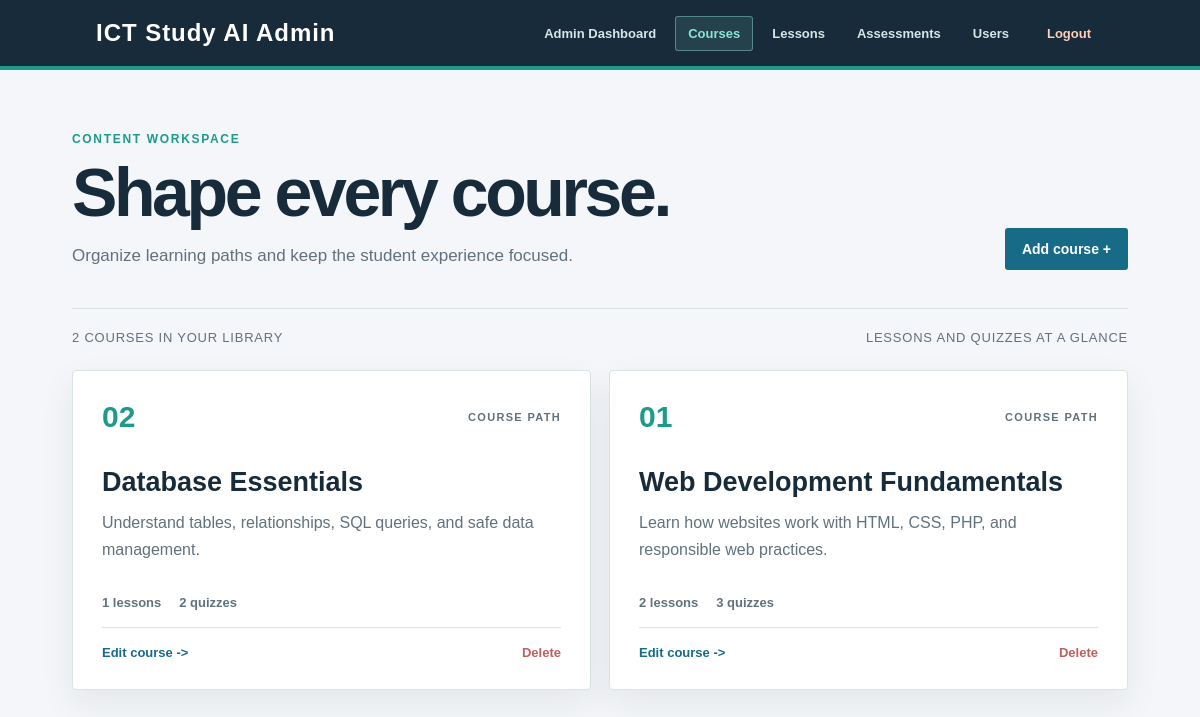
The page /admin/courses.php (signed in) on the database its author committed.
### tables this page shows
CREATE TABLE courses (
    id INT AUTO_INCREMENT PRIMARY KEY,
    title VARCHAR(150) NOT NULL,
    description TEXT NOT NULL,
    created_at TIMESTAMP DEFAULT CURRENT_TIMESTAMP
);

### admin/courses.php (the view, shortened to what this page needs)
<?php
require_once "../config/database.php";
$sql = "
    SELECT
        courses.id,
        courses.title,
        courses.description,
        COUNT(DISTINCT lessons.id) AS lesson_count,
        COUNT(DISTINCT quizzes.id) AS quiz_count
    FROM courses
    LEFT JOIN lessons
        ON lessons.course_id = courses.id
    LEFT JOIN quizzes
        ON quizzes.course_id = courses.id
    GROUP BY courses.id, courses.title, courses.description
    ORDER BY courses.id DESC
";
$result = $conn->query($sql);
?>
<!DOCTYPE html>
<html lang="en">
<head>
    <link rel="stylesheet"
          href="../css/style.css">
</head>
<body>
<nav class="navbar admin-navbar">
    <div class="logo">
        ICT Study AI Admin
    </div>
    <div class="nav-links">
        <a href="index.php">
            Admin Dashboard
        </a>
        <a href="courses.php" class="active" aria-current="page">
            Courses
        </a>
        <a href="lessons.php">
            Lessons
        </a>
        <a href="assessments.php">
            Assessments
        </a>
        <a href="users.php">
            Users
        </a>
        <a href="../auth/logout.php">
            Logout
        </a>
    </div>
</nav>
<main class="admin-courses-page">
    <div class="admin-courses-header">
        <div>
            <p class="eyebrow">CONTENT WORKSPACE</p>
            <h1>Shape every course.</h1>
            <p>Organize learning paths and keep the student experience focused.</p>
        </div>
        <a href="add_course.php" class="admin-primary-button">
            Add course <span aria-hidden="true">+</span>
        </a>
    </div>
    <div class="admin-courses-meta">
        <span><?= $result->num_rows ?> courses in your library</span>
        <span>Lessons and quizzes at a glance</span>
    </div>
    <div class="admin-courses-grid">
        <?php if ($result->num_rows > 0): ?>
        <?php while ($course = $result->fetch_assoc()): ?>
            <article class="admin-course-card">
                <div class="admin-course-topline">
                    <span class="admin-course-number">
                        <?= str_pad((string)$course["id"], 2, "0", STR_PAD_LEFT) ?>
                    </span>
                    <span>COURSE PATH</span>
                </div>
                <h2>
                    <?= htmlspecialchars($course["title"]) ?>
                </h2>
                <p>
                    <?= htmlspecialchars($course["description"]) ?>
                </p>
                <div class="admin-course-meta">
                    <span><?= (int)$course["lesson_count"] ?> lessons</span>
                    <span><?= (int)$course["quiz_count"] ?> quizzes</span>
                </div>
                <div class="admin-course-actions">
                    <a
                        href="edit_course.php?id=<?= $course["id"] ?>"
                        class="admin-edit-link"
                    >
                        Edit course <span aria-hidden="true">-&gt;</span>
                    </a>
                    <a
                        href="delete_course.php?id=<?= $course["id"] ?>"
                        class="admin-delete-link"
                        onclick="return confirm('Are you sure you want to delete this course?');"
                    >
                        Delete
                    </a>
                </div>
            </article>
        <?php endwhile; ?>
        <?php endif; ?>
    </div>
</main>
</body>
</html>

### css/style.css (style rules this page uses)
* { margin: 0; padding: 0; box-sizing: border-box; user-select: none; }
body { font-family: Arial, sans-serif; background: #f5f7fb; color: #222; user-select: none; }
.navbar { height: 70px; background: #1e3a8a; display: flex; align-items: center; justify-content: space-between; padding: 0 8%; }
.logo { color: white; font-size: 24px; font-weight: bold; }
.navbar a { color: white; text-decoration: none; }
* { margin: 0; padding: 0; box-sizing: border-box; }
body { font-family: Arial, sans-serif; background: #f4f6f9; color: #222; }
:root { --course-ink: #172b3a; --course-muted: #61717d; --course-blue: #176b87; --course-teal: #1d9a8a; --course-pale: #e8f3f1; --course-line: #d8e3e2; --course-paper: #fbfcfa; }
.eyebrow { color: var(--course-teal); font-size: 12px; font-weight: 800; letter-spacing: .14em; margin-bottom: 13px; }
.admin-navbar { background: var(--course-ink); border-bottom: 4px solid var(--course-teal); }
.admin-navbar .logo { letter-spacing: .04em; }
.admin-navbar .nav-links { display: flex; align-items: center; gap: 6px; }
.admin-navbar .nav-links a { padding: 9px 12px; border: 1px solid transparent; border-radius: 3px; color: #d7e6e7; font-size: 13px; font-weight: 700; text-decoration: none; transition: background .2s ease, border-color .2s ease, color .2s ease; }
.admin-navbar .nav-links a:hover, .admin-navbar .nav-links a.active { background: rgba(142, 227, 213, .12); border-color: rgba(142, 227, 213, .45); color: #8ee3d5; }
.admin-navbar .nav-links a:last-child { margin-left: 6px; color: #ffcfb8; }
.admin-primary-button { display: inline-block; flex: 0 0 auto; padding: 13px 17px; background: var(--course-blue); color: white; border-radius: 3px; font-size: 14px; font-weight: 800; text-decoration: none; transition: background .2s ease, transform .2s ease; }
.admin-edit-link, .admin-delete-link { font-size: 13px; font-weight: 800; text-decoration: none; }
.admin-edit-link { color: var(--course-blue); }
.admin-delete-link { color: #bd5f5f; }
.admin-home, .admin-courses-page { width: min(1120px, 88%); margin: 0 auto; padding: 62px 0 90px; }
.admin-courses-header { display: flex; align-items: flex-end; justify-content: space-between; gap: 35px; padding-bottom: 38px; border-bottom: 1px solid var(--course-line); }
.admin-courses-header h1 { margin-bottom: 16px; color: var(--course-ink); font-size: clamp(40px, 6vw, 68px); line-height: .98; letter-spacing: -.05em; }
.admin-courses-header p:last-child { max-width: 600px; color: var(--course-muted); font-size: 17px; line-height: 1.65; }
.admin-courses-meta { display: flex; justify-content: space-between; padding: 21px 0 25px; color: var(--course-muted); font-size: 13px; letter-spacing: .06em; text-transform: uppercase; }
.admin-courses-grid { display: grid; grid-template-columns: repeat(2, minmax(0, 1fr)); gap: 18px; }
.admin-course-card { min-height: 320px; display: flex; flex-direction: column; padding: 29px; background: white; border: 1px solid var(--course-line); border-radius: 4px; box-shadow: 0 14px 35px rgba(23, 43, 58, .07); transition: transform .2s ease, box-shadow .2s ease; }
.admin-course-topline { display: flex; align-items: center; justify-content: space-between; color: var(--course-muted); font-size: 11px; font-weight: 800; letter-spacing: .12em; }
.admin-course-number { color: var(--course-teal); font-size: 30px; letter-spacing: 0; }
.admin-course-card h2 { margin: 34px 0 13px; color: var(--course-ink); font-size: 27px; line-height: 1.1; }
.admin-course-card > p { color: var(--course-muted); line-height: 1.65; }
.admin-course-meta { display: flex; gap: 18px; margin-top: auto; padding: 19px 0 17px; border-bottom: 1px solid var(--course-line); color: var(--course-muted); font-size: 13px; font-weight: 700; }
.admin-course-actions { display: flex; align-items: center; justify-content: space-between; gap: 15px; padding-top: 17px; }

### rows shown on the page
courses: id "02", title "Database Essentials", description "Understand tables, relationships, SQL queries, and safe data management.", lesson_count "1", quiz_count "2"
courses: id "01", title "Web Development Fundamentals", description "Learn how websites work with HTML, CSS, PHP, and responsible web practices.", lesson_count "2", quiz_count "3"

### other values the page prints
$result->num_rows "2"
